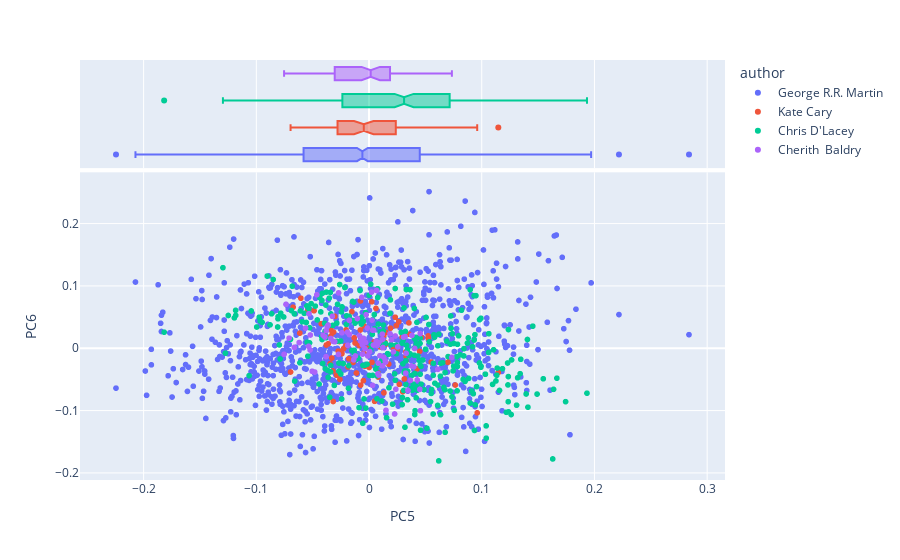

Write notebook code for a chart like this one.
### Code cell
vis_pcs(DCM2, 5, 6)

### Figure 1 — Plotly figure (JSON) as saved in the notebook; plotly's stock layout.template omitted (floating-point values rounded to 4 significant figures; data arrays with more than 128 entries replaced by an {"elided": "..."} marker saying what was removed)
{"data": [{"hovertemplate": "<b>%{hovertext}</b><br><br>author=George R.R. Martin<br>PC5=%{x}<br>PC6=%{y}<extra></extra>", "hovertext": {"elided": "1135 str values"}, "legendgroup": "George R.R. Martin", "marker": {"color": "#636efa", "symbol": "circle"}, "mode": "markers", "name": "George R.R. Martin", "showlegend": true, "type": "scattergl", "x": {"elided": "1135 float values"}, "xaxis": "x", "y": {"elided": "1135 float values"}, "yaxis": "y"}, {"alignmentgroup": "True", "hovertemplate": "<b>%{hovertext}</b><br><br>author=George R.R. Martin<br>PC5=%{x}<extra></extra>", "hovertext": {"elided": "1135 str values"}, "legendgroup": "George R.R. Martin", "marker": {"color": "#636efa", "symbol": "circle"}, "name": "George R.R. Martin", "notched": true, "offsetgroup": "George R.R. Martin", "showlegend": false, "type": "box", "x": {"elided": "1135 float values"}, "xaxis": "x2", "yaxis": "y2"}, {"hovertemplate": "<b>%{hovertext}</b><br><br>author=Kate Cary<br>PC5=%{x}<br>PC6=%{y}<extra></extra>", "hovertext": ["Kate Cary: 01_into_the_wild (2003)", "Kate Cary: 01_into_the_wild (2003)", "Kate Cary: 01_into_the_wild (2003)", "Kate Cary: 01_into_the_wild (2003)", "Kate Cary: 01_into_the_wild (2003)", "Kate Cary: 01_into_the_wild (2003)", "Kate Cary: 01_into_the_wild (2003)", "Kate Cary: 01_into_the_wild (2003)", "Kate Cary: 01_into_the_wild (2003)", "Kate Cary: 01_into_the_wild (2003)", "Kate Cary: 01_into_the_wild (2003)", "Kate Cary: 01_into_the_wild (2003)", "Kate Cary: 01_into_the_wild (2003)", "Kate Cary: 01_into_the_wild (2003)", "Kate Cary: 01_into_the_wild (2003)", "Kate Cary: 01_into_the_wild (2003)", "Kate Cary: 01_into_the_wild (2003)", "Kate Cary: 01_into_the_wild (2003)", "Kate Cary: 01_into_the_wild (2003)", "Kate Cary: 01_into_the_wild (2003)", "Kate Cary: 01_into_the_wild (2003)", "Kate Cary: 01_into_the_wild (2003)", "Kate Cary: 01_into_the_wild (2003)", "Kate Cary: 01_into_the_wild (2003)", "Kate Cary: 01_into_the_wild (2003)", "Kate Cary: 01_into_the_wild (2003)", "Kate Cary: 02_fire_and_ice (2003)", "Kate Cary: 02_fire_and_ice (2003)", "Kate Cary: 02_fire_and_ice (2003)", "Kate Cary: 02_fire_and_ice (2003)", "Kate Cary: 02_fire_and_ice (2003)", "Kate Cary: 02_fire_and_ice (2003)", "Kate Cary: 02_fire_and_ice (2003)", "Kate Cary: 02_fire_and_ice (2003)", "Kate Cary: 02_fire_and_ice (2003)", "Kate Cary: 02_fire_and_ice (2003)", "Kate Cary: 02_fire_and_ice (2003)", "Kate Cary: 02_fire_and_ice (2003)", "Kate Cary: 02_fire_and_ice (2003)", "Kate Cary: 02_fire_and_ice (2003)", "Kate Cary: 02_fire_and_ice (2003)", "Kate Cary: 02_fire_and_ice (2003)", "Kate Cary: 02_fire_and_ice (2003)", "Kate Cary: 02_fire_and_ice (2003)", "Kate Cary: 02_fire_and_ice (2003)", "Kate Cary: 02_fire_and_ice (2003)", "Kate Cary: 02_fire_and_ice (2003)", "Kate Cary: 02_fire_and_ice (2003)", "Kate Cary: 02_fire_and_ice (2003)", "Kate Cary: 02_fire_and_ice (2003)", "Kate Cary: 02_fire_and_ice (2003)", "Kate Cary: 02_fire_and_ice (2003)", "Kate Cary: 02_fire_and_ice (2003)", "Kate Cary: 02_fire_and_ice (2003)", "Kate Cary: 02_fire_and_ice (2003)", "Kate Cary: 02_fire_and_ice (2003)", "Kate Cary: 02_fire_and_ice (2003)", "Kate Cary: 04_rising_storm (2004)", "Kate Cary: 04_rising_storm (2004)", "Kate Cary: 04_rising_storm (2004)", "Kate Cary: 04_rising_storm (2004)", "Kate Cary: 04_rising_storm (2004)", "Kate Cary: 04_rising_storm (2004)", "Kate Cary: 04_rising_storm (2004)", "Kate Cary: 04_rising_storm (2004)", "Kate Cary: 04_rising_storm (2004)", "Kate Cary: 04_rising_storm (2004)", "Kate Cary: 04_rising_storm (2004)", "Kate Cary: 04_rising_storm (2004)", "Kate Cary: 04_rising_storm (2004)", "Kate Cary: 04_rising_storm (2004)", "Kate Cary: 04_rising_storm (2004)", "Kate Cary: 04_rising_storm (2004)", "Kate Cary: 04_rising_storm (2004)", "Kate Cary: 04_rising_storm (2004)", "Kate Cary: 04_rising_storm (2004)", "Kate Cary: 04_rising_storm (2004)", "Kate Cary: 04_rising_storm (2004)", "Kate Cary: 04_rising_storm (2004)", "Kate Cary: 04_rising_storm (2004)", "Kate Cary: 04_rising_storm (2004)", "Kate Cary: 04_rising_storm (2004)", "Kate Cary: 04_rising_storm (2004)", "Kate Cary: 04_rising_storm (2004)", "Kate Cary: 04_rising_storm (2004)", "Kate Cary: 04_rising_storm (2004)", "Kate Cary: 04_rising_storm (2004)", "Kate Cary: 04_rising_storm (2004)"], "legendgroup": "Kate Cary", "marker": {"color": "#EF553B", "symbol": "circle"}, "mode": "markers", "name": "Kate Cary", "showlegend": true, "type": "scattergl", "x": [0.09598, 0.01318, 0.06997, 0.04492, -0.01241, 0.02421, -0.008587, -0.02583, 0.03289, -0.06048, 0.006171, -0.034, 0.05263, -0.006545, 0.03293, 0.008164, -0.03455, 9.078e-05, 0.01751, -0.03761, -0.03618, -0.01794, 0.01424, 0.002612, -0.01114, 0.03134, 0.007998, 0.02178, 0.1147, 0.02634, 0.02328, -0.03198, 0.0294, 0.00566, -0.008712, -0.05429, 0.0147, -0.03384, -0.004659, 0.002417, -0.02271, -0.04878, -0.02626, -0.06961, -0.02405, 0.01907, -0.03148, -0.003747, -0.06735, 0.04264, -0.004642, -0.004977, -0.03183, 0.004677, -0.03274, 0.05512, -0.02858, 0.07653, 0.0354, -0.01316, -0.007674, -0.03005, 0.03256, -0.01521, 0.03578, -0.001801, -0.03647, 0.01482, -0.03037, -0.03296, -0.02733, -0.007597, -0.03787, 0.02686, -0.007448, 0.009823, -0.02034, -0.06139, -0.02074, -0.04244, -0.0186, 0.0299, -0.01412, 0.02485, 0.00495, 0.01321, 0.05248, 0.04648], "xaxis": "x", "y": [-0.1036, 0.02062, -0.02241, -0.004848, 0.008538, 0.03635, 0.04758, -0.04993, -0.01991, 0.08044, 0.0641, 0.03196, 0.01615, 0.007732, -0.01296, -0.03954, -0.0246, -0.03074, -0.02536, 0.02887, 0.007353, -0.0166, 0.009649, -0.02246, -0.03962, -0.04914, -0.04601, -0.0008028, -0.03889, 0.04262, 0.04991, -0.03632, 0.01791, 0.009921, 0.004491, 0.06034, 0.006256, 0.01913, 0.03634, 0.07475, -0.0008465, 0.06034, 0.01098, -0.03802, -0.008528, 0.03239, 0.02612, -0.02877, 0.06607, -0.03281, -0.007752, -0.05186, -0.08537, 0.01046, 0.02526, -0.02205, -0.04318, -0.05891, 0.04082, 0.01686, 0.02944, 0.01092, -0.005762, 0.05897, 0.02263, -0.000124, 0.03278, 0.02558, 0.05124, -0.01559, -0.004419, 0.07605, 0.005345, -0.05776, -0.05903, 0.002248, 0.02969, 0.02443, 0.003905, 0.03954, -0.0299, -0.06972, -0.02257, -0.002911, -0.08508, -0.07148, 0.0199, 0.01758], "yaxis": "y"}, {"alignmentgroup": "True", "hovertemplate": "<b>%{hovertext}</b><br><br>author=Kate Cary<br>PC5=%{x}<extra></extra>", "hovertext": ["Kate Cary: 01_into_the_wild (2003)", "Kate Cary: 01_into_the_wild (2003)", "Kate Cary: 01_into_the_wild (2003)", "Kate Cary: 01_into_the_wild (2003)", "Kate Cary: 01_into_the_wild (2003)", "Kate Cary: 01_into_the_wild (2003)", "Kate Cary: 01_into_the_wild (2003)", "Kate Cary: 01_into_the_wild (2003)", "Kate Cary: 01_into_the_wild (2003)", "Kate Cary: 01_into_the_wild (2003)", "Kate Cary: 01_into_the_wild (2003)", "Kate Cary: 01_into_the_wild (2003)", "Kate Cary: 01_into_the_wild (2003)", "Kate Cary: 01_into_the_wild (2003)", "Kate Cary: 01_into_the_wild (2003)", "Kate Cary: 01_into_the_wild (2003)", "Kate Cary: 01_into_the_wild (2003)", "Kate Cary: 01_into_the_wild (2003)", "Kate Cary: 01_into_the_wild (2003)", "Kate Cary: 01_into_the_wild (2003)", "Kate Cary: 01_into_the_wild (2003)", "Kate Cary: 01_into_the_wild (2003)", "Kate Cary: 01_into_the_wild (2003)", "Kate Cary: 01_into_the_wild (2003)", "Kate Cary: 01_into_the_wild (2003)", "Kate Cary: 01_into_the_wild (2003)", "Kate Cary: 02_fire_and_ice (2003)", "Kate Cary: 02_fire_and_ice (2003)", "Kate Cary: 02_fire_and_ice (2003)", "Kate Cary: 02_fire_and_ice (2003)", "Kate Cary: 02_fire_and_ice (2003)", "Kate Cary: 02_fire_and_ice (2003)", "Kate Cary: 02_fire_and_ice (2003)", "Kate Cary: 02_fire_and_ice (2003)", "Kate Cary: 02_fire_and_ice (2003)", "Kate Cary: 02_fire_and_ice (2003)", "Kate Cary: 02_fire_and_ice (2003)", "Kate Cary: 02_fire_and_ice (2003)", "Kate Cary: 02_fire_and_ice (2003)", "Kate Cary: 02_fire_and_ice (2003)", "Kate Cary: 02_fire_and_ice (2003)", "Kate Cary: 02_fire_and_ice (2003)", "Kate Cary: 02_fire_and_ice (2003)", "Kate Cary: 02_fire_and_ice (2003)", "Kate Cary: 02_fire_and_ice (2003)", "Kate Cary: 02_fire_and_ice (2003)", "Kate Cary: 02_fire_and_ice (2003)", "Kate Cary: 02_fire_and_ice (2003)", "Kate Cary: 02_fire_and_ice (2003)", "Kate Cary: 02_fire_and_ice (2003)", "Kate Cary: 02_fire_and_ice (2003)", "Kate Cary: 02_fire_and_ice (2003)", "Kate Cary: 02_fire_and_ice (2003)", "Kate Cary: 02_fire_and_ice (2003)", "Kate Cary: 02_fire_and_ice (2003)", "Kate Cary: 02_fire_and_ice (2003)", "Kate Cary: 02_fire_and_ice (2003)", "Kate Cary: 04_rising_storm (2004)", "Kate Cary: 04_rising_storm (2004)", "Kate Cary: 04_rising_storm (2004)", "Kate Cary: 04_rising_storm (2004)", "Kate Cary: 04_rising_storm (2004)", "Kate Cary: 04_rising_storm (2004)", "Kate Cary: 04_rising_storm (2004)", "Kate Cary: 04_rising_storm (2004)", "Kate Cary: 04_rising_storm (2004)", "Kate Cary: 04_rising_storm (2004)", "Kate Cary: 04_rising_storm (2004)", "Kate Cary: 04_rising_storm (2004)", "Kate Cary: 04_rising_storm (2004)", "Kate Cary: 04_rising_storm (2004)", "Kate Cary: 04_rising_storm (2004)", "Kate Cary: 04_rising_storm (2004)", "Kate Cary: 04_rising_storm (2004)", "Kate Cary: 04_rising_storm (2004)", "Kate Cary: 04_rising_storm (2004)", "Kate Cary: 04_rising_storm (2004)", "Kate Cary: 04_rising_storm (2004)", "Kate Cary: 04_rising_storm (2004)", "Kate Cary: 04_rising_storm (2004)", "Kate Cary: 04_rising_storm (2004)", "Kate Cary: 04_rising_storm (2004)", "Kate Cary: 04_rising_storm (2004)", "Kate Cary: 04_rising_storm (2004)", "Kate Cary: 04_rising_storm (2004)", "Kate Cary: 04_rising_storm (2004)", "Kate Cary: 04_rising_storm (2004)", "Kate Cary: 04_rising_storm (2004)"], "legendgroup": "Kate Cary", "marker": {"color": "#EF553B", "symbol": "circle"}, "name": "Kate Cary", "notched": true, "offsetgroup": "Kate Cary", "showlegend": false, "type": "box", "x": [0.09598, 0.01318, 0.06997, 0.04492, -0.01241, 0.02421, -0.008587, -0.02583, 0.03289, -0.06048, 0.006171, -0.034, 0.05263, -0.006545, 0.03293, 0.008164, -0.03455, 9.078e-05, 0.01751, -0.03761, -0.03618, -0.01794, 0.01424, 0.002612, -0.01114, 0.03134, 0.007998, 0.02178, 0.1147, 0.02634, 0.02328, -0.03198, 0.0294, 0.00566, -0.008712, -0.05429, 0.0147, -0.03384, -0.004659, 0.002417, -0.02271, -0.04878, -0.02626, -0.06961, -0.02405, 0.01907, -0.03148, -0.003747, -0.06735, 0.04264, -0.004642, -0.004977, -0.03183, 0.004677, -0.03274, 0.05512, -0.02858, 0.07653, 0.0354, -0.01316, -0.007674, -0.03005, 0.03256, -0.01521, 0.03578, -0.001801, -0.03647, 0.01482, -0.03037, -0.03296, -0.02733, -0.007597, -0.03787, 0.02686, -0.007448, 0.009823, -0.02034, -0.06139, -0.02074, -0.04244, -0.0186, 0.0299, -0.01412, 0.02485, 0.00495, 0.01321, 0.05248, 0.04648], "xaxis": "x2", "yaxis": "y2"}, {"hovertemplate": "<b>%{hovertext}</b><br><br>author=Chris D'Lacey<br>PC5=%{x}<br>PC6=%{y}<extra></extra>", "hovertext": {"elided": "315 str values"}, "legendgroup": "Chris D'Lacey", "marker": {"color": "#00cc96", "symbol": "circle"}, "mode": "markers", "name": "Chris D'Lacey", "showlegend": true, "type": "scattergl", "x": {"elided": "315 float values"}, "xaxis": "x", "y": {"elided": "315 float values"}, "yaxis": "y"}, {"alignmentgroup": "True", "hovertemplate": "<b>%{hovertext}</b><br><br>author=Chris D'Lacey<br>PC5=%{x}<extra></extra>", "hovertext": {"elided": "315 str values"}, "legendgroup": "Chris D'Lacey", "marker": {"color": "#00cc96", "symbol": "circle"}, "name": "Chris D'Lacey", "notched": true, "offsetgroup": "Chris D'Lacey", "showlegend": false, "type": "box", "x": {"elided": "315 float values"}, "xaxis": "x2", "yaxis": "y2"}, {"hovertemplate": "<b>%{hovertext}</b><br><br>author=Cherith  Baldry<br>PC5=%{x}<br>PC6=%{y}<extra></extra>", "hovertext": ["Cherith  Baldry: 03_forest_of_secrets (2003)", "Cherith  Baldry: 03_forest_of_secrets (2003)", "Cherith  Baldry: 03_forest_of_secrets (2003)", "Cherith  Baldry: 03_forest_of_secrets (2003)", "Cherith  Baldry: 03_forest_of_secrets (2003)", "Cherith  Baldry: 03_forest_of_secrets (2003)", "Cherith  Baldry: 03_forest_of_secrets (2003)", "Cherith  Baldry: 03_forest_of_secrets (2003)", "Cherith  Baldry: 03_forest_of_secrets (2003)", "Cherith  Baldry: 03_forest_of_secrets (2003)", "Cherith  Baldry: 03_forest_of_secrets (2003)", "Cherith  Baldry: 03_forest_of_secrets (2003)", "Cherith  Baldry: 03_forest_of_secrets (2003)", "Cherith  Baldry: 03_forest_of_secrets (2003)", "Cherith  Baldry: 03_forest_of_secrets (2003)", "Cherith  Baldry: 03_forest_of_secrets (2003)", "Cherith  Baldry: 03_forest_of_secrets (2003)", "Cherith  Baldry: 03_forest_of_secrets (2003)", "Cherith  Baldry: 03_forest_of_secrets (2003)", "Cherith  Baldry: 03_forest_of_secrets (2003)", "Cherith  Baldry: 03_forest_of_secrets (2003)", "Cherith  Baldry: 03_forest_of_secrets (2003)", "Cherith  Baldry: 03_forest_of_secrets (2003)", "Cherith  Baldry: 03_forest_of_secrets (2003)", "Cherith  Baldry: 03_forest_of_secrets (2003)", "Cherith  Baldry: 03_forest_of_secrets (2003)", "Cherith  Baldry: 03_forest_of_secrets (2003)", "Cherith  Baldry: 03_forest_of_secrets (2003)", "Cherith  Baldry: 03_forest_of_secrets (2003)", "Cherith  Baldry: 03_forest_of_secrets (2003)", "Cherith  Baldry: 03_forest_of_secrets (2003)", "Cherith  Baldry: 05_a_dangerous_path (2004)", "Cherith  Baldry: 05_a_dangerous_path (2004)", "Cherith  Baldry: 05_a_dangerous_path (2004)", "Cherith  Baldry: 05_a_dangerous_path (2004)", "Cherith  Baldry: 05_a_dangerous_path (2004)", "Cherith  Baldry: 05_a_dangerous_path (2004)", "Cherith  Baldry: 05_a_dangerous_path (2004)", "Cherith  Baldry: 05_a_dangerous_path (2004)", "Cherith  Baldry: 05_a_dangerous_path (2004)", "Cherith  Baldry: 05_a_dangerous_path (2004)", "Cherith  Baldry: 05_a_dangerous_path (2004)", "Cherith  Baldry: 05_a_dangerous_path (2004)", "Cherith  Baldry: 05_a_dangerous_path (2004)", "Cherith  Baldry: 05_a_dangerous_path (2004)", "Cherith  Baldry: 05_a_dangerous_path (2004)", "Cherith  Baldry: 05_a_dangerous_path (2004)", "Cherith  Baldry: 05_a_dangerous_path (2004)", "Cherith  Baldry: 05_a_dangerous_path (2004)", "Cherith  Baldry: 05_a_dangerous_path (2004)", "Cherith  Baldry: 05_a_dangerous_path (2004)", "Cherith  Baldry: 05_a_dangerous_path (2004)", "Cherith  Baldry: 05_a_dangerous_path (2004)", "Cherith  Baldry: 05_a_dangerous_path (2004)", "Cherith  Baldry: 05_a_dangerous_path (2004)", "Cherith  Baldry: 05_a_dangerous_path (2004)", "Cherith  Baldry: 05_a_dangerous_path (2004)", "Cherith  Baldry: 05_a_dangerous_path (2004)", "Cherith  Baldry: 05_a_dangerous_path (2004)", "Cherith  Baldry: 06_the_darkest_hour (2004)", "Cherith  Baldry: 06_the_darkest_hour (2004)", "Cherith  Baldry: 06_the_darkest_hour (2004)", "Cherith  Baldry: 06_the_darkest_hour (2004)", "Cherith  Baldry: 06_the_darkest_hour (2004)", "Cherith  Baldry: 06_the_darkest_hour (2004)", "Cherith  Baldry: 06_the_darkest_hour (2004)", "Cherith  Baldry: 06_the_darkest_hour (2004)", "Cherith  Baldry: 06_the_darkest_hour (2004)", "Cherith  Baldry: 06_the_darkest_hour (2004)", "Cherith  Baldry: 06_the_darkest_hour (2004)", "Cherith  Baldry: 06_the_darkest_hour (2004)", "Cherith  Baldry: 06_the_darkest_hour (2004)", "Cherith  Baldry: 06_the_darkest_hour (2004)", "Cherith  Baldry: 06_the_darkest_hour (2004)", "Cherith  Baldry: 06_the_darkest_hour (2004)", "Cherith  Baldry: 06_the_darkest_hour (2004)", "Cherith  Baldry: 06_the_darkest_hour (2004)", "Cherith  Baldry: 06_the_darkest_hour (2004)", "Cherith  Baldry: 06_the_darkest_hour (2004)", "Cherith  Baldry: 06_the_darkest_hour (2004)", "Cherith  Baldry: 06_the_darkest_hour (2004)", "Cherith  Baldry: 06_the_darkest_hour (2004)", "Cherith  Baldry: 06_the_darkest_hour (2004)", "Cherith  Baldry: 06_the_darkest_hour (2004)", "Cherith  Baldry: 06_the_darkest_hour (2004)", "Cherith  Baldry: 06_the_darkest_hour (2004)", "Cherith  Baldry: 06_the_darkest_hour (2004)", "Cherith  Baldry: 06_the_darkest_hour (2004)", "Cherith  Baldry: 06_the_darkest_hour (2004)", "Cherith  Baldry: 06_the_darkest_hour (2004)"], "legendgroup": "Cherith  Baldry", "marker": {"color": "#ab63fa", "symbol": "circle"}, "mode": "markers", "name": "Cherith  Baldry", "showlegend": true, "type": "scattergl", "x": [0.01222, 0.04048, -0.05326, -0.07536, 0.004214, 0.01199, 0.008179, -0.03386, -0.07366, -0.02703, 0.006678, 0.008422, 0.007277, -0.006397, 0.003244, -0.04632, -0.03254, -0.07092, 0.01988, 0.03254, 0.03763, -0.007355, 0.00316, 0.01449, -0.03792, -0.03714, -0.002552, 0.000709, 0.008533, -0.05047, 0.03289, 0.009677, 0.07351, -0.01365, 0.002263, -0.05633, -0.008419, -0.01038, -0.03173, 0.02327, -0.03912, 0.04542, -0.06198, -0.003149, -0.02404, -0.01741, -0.05233, 0.01305, -0.05359, 0.00392, -0.03808, -0.01894, -0.01909, 0.00641, -0.05208, -0.04077, -0.004782, -0.03623, 0.02269, 0.01469, 0.02166, 0.01212, 0.03063, 0.03457, -0.005682, 0.01863, 0.03806, -0.06628, 0.03196, -0.03045, -0.001531, 0.061, -0.003571, 0.002683, 0.01504, -0.04819, -0.01213, 0.01181, 0.007929, -0.0271, 0.04277, 0.04504, 0.02549, -0.01748, 0.02379, 0.03975, -0.00597, 0.03675, 0.04559, -0.001099], "xaxis": "x", "y": [0.001268, -0.0002004, 0.05541, -0.009567, 0.02913, 0.01438, -0.02376, 0.01573, 0.07069, 0.08898, 0.09304, 0.008891, 0.004483, 0.08186, 0.02915, 0.08598, 0.05141, 0.01635, 0.0137, -0.03983, -0.02818, 0.01143, -0.05945, -0.0203, 0.02867, 0.03471, 0.05391, -0.005069, -0.04292, -0.03677, -0.008066, -0.01175, -0.01451, -0.01854, 0.09027, 0.03242, 0.02017, 0.04782, 0.01107, 0.01979, 0.01815, 0.02366, 0.009257, 0.00942, 0.02497, 0.0221, -0.002649, -0.01432, 0.003193, 0.005228, -0.01343, 0.004874, 0.02587, 0.01132, 0.02139, 0.02112, 0.0159, 0.03733, -0.1054, -0.02209, -0.005482, -0.02806, 0.0179, -0.06763, -0.009283, 0.02349, 0.02075, 0.001483, 0.01889, 0.01057, 0.03261, -0.03375, -0.0006228, 0.04529, -0.09945, -0.03806, -0.01229, 0.02276, -0.04082, -0.009713, -0.05073, -0.06583, 0.002214, 0.04494, -0.06564, -0.02939, 0.005623, -0.05147, -0.1001, -0.01218], "yaxis": "y"}, {"alignmentgroup": "True", "hovertemplate": "<b>%{hovertext}</b><br><br>author=Cherith  Baldry<br>PC5=%{x}<extra></extra>", "hovertext": ["Cherith  Baldry: 03_forest_of_secrets (2003)", "Cherith  Baldry: 03_forest_of_secrets (2003)", "Cherith  Baldry: 03_forest_of_secrets (2003)", "Cherith  Baldry: 03_forest_of_secrets (2003)", "Cherith  Baldry: 03_forest_of_secrets (2003)", "Cherith  Baldry: 03_forest_of_secrets (2003)", "Cherith  Baldry: 03_forest_of_secrets (2003)", "Cherith  Baldry: 03_forest_of_secrets (2003)", "Cherith  Baldry: 03_forest_of_secrets (2003)", "Cherith  Baldry: 03_forest_of_secrets (2003)", "Cherith  Baldry: 03_forest_of_secrets (2003)", "Cherith  Baldry: 03_forest_of_secrets (2003)", "Cherith  Baldry: 03_forest_of_secrets (2003)", "Cherith  Baldry: 03_forest_of_secrets (2003)", "Cherith  Baldry: 03_forest_of_secrets (2003)", "Cherith  Baldry: 03_forest_of_secrets (2003)", "Cherith  Baldry: 03_forest_of_secrets (2003)", "Cherith  Baldry: 03_forest_of_secrets (2003)", "Cherith  Baldry: 03_forest_of_secrets (2003)", "Cherith  Baldry: 03_forest_of_secrets (2003)", "Cherith  Baldry: 03_forest_of_secrets (2003)", "Cherith  Baldry: 03_forest_of_secrets (2003)", "Cherith  Baldry: 03_forest_of_secrets (2003)", "Cherith  Baldry: 03_forest_of_secrets (2003)", "Cherith  Baldry: 03_forest_of_secrets (2003)", "Cherith  Baldry: 03_forest_of_secrets (2003)", "Cherith  Baldry: 03_forest_of_secrets (2003)", "Cherith  Baldry: 03_forest_of_secrets (2003)", "Cherith  Baldry: 03_forest_of_secrets (2003)", "Cherith  Baldry: 03_forest_of_secrets (2003)", "Cherith  Baldry: 03_forest_of_secrets (2003)", "Cherith  Baldry: 05_a_dangerous_path (2004)", "Cherith  Baldry: 05_a_dangerous_path (2004)", "Cherith  Baldry: 05_a_dangerous_path (2004)", "Cherith  Baldry: 05_a_dangerous_path (2004)", "Cherith  Baldry: 05_a_dangerous_path (2004)", "Cherith  Baldry: 05_a_dangerous_path (2004)", "Cherith  Baldry: 05_a_dangerous_path (2004)", "Cherith  Baldry: 05_a_dangerous_path (2004)", "Cherith  Baldry: 05_a_dangerous_path (2004)", "Cherith  Baldry: 05_a_dangerous_path (2004)", "Cherith  Baldry: 05_a_dangerous_path (2004)", "Cherith  Baldry: 05_a_dangerous_path (2004)", "Cherith  Baldry: 05_a_dangerous_path (2004)", "Cherith  Baldry: 05_a_dangerous_path (2004)", "Cherith  Baldry: 05_a_dangerous_path (2004)", "Cherith  Baldry: 05_a_dangerous_path (2004)", "Cherith  Baldry: 05_a_dangerous_path (2004)", "Cherith  Baldry: 05_a_dangerous_path (2004)", "Cherith  Baldry: 05_a_dangerous_path (2004)", "Cherith  Baldry: 05_a_dangerous_path (2004)", "Cherith  Baldry: 05_a_dangerous_path (2004)", "Cherith  Baldry: 05_a_dangerous_path (2004)", "Cherith  Baldry: 05_a_dangerous_path (2004)", "Cherith  Baldry: 05_a_dangerous_path (2004)", "Cherith  Baldry: 05_a_dangerous_path (2004)", "Cherith  Baldry: 05_a_dangerous_path (2004)", "Cherith  Baldry: 05_a_dangerous_path (2004)", "Cherith  Baldry: 05_a_dangerous_path (2004)", "Cherith  Baldry: 06_the_darkest_hour (2004)", "Cherith  Baldry: 06_the_darkest_hour (2004)", "Cherith  Baldry: 06_the_darkest_hour (2004)", "Cherith  Baldry: 06_the_darkest_hour (2004)", "Cherith  Baldry: 06_the_darkest_hour (2004)", "Cherith  Baldry: 06_the_darkest_hour (2004)", "Cherith  Baldry: 06_the_darkest_hour (2004)", "Cherith  Baldry: 06_the_darkest_hour (2004)", "Cherith  Baldry: 06_the_darkest_hour (2004)", "Cherith  Baldry: 06_the_darkest_hour (2004)", "Cherith  Baldry: 06_the_darkest_hour (2004)", "Cherith  Baldry: 06_the_darkest_hour (2004)", "Cherith  Baldry: 06_the_darkest_hour (2004)", "Cherith  Baldry: 06_the_darkest_hour (2004)", "Cherith  Baldry: 06_the_darkest_hour (2004)", "Cherith  Baldry: 06_the_darkest_hour (2004)", "Cherith  Baldry: 06_the_darkest_hour (2004)", "Cherith  Baldry: 06_the_darkest_hour (2004)", "Cherith  Baldry: 06_the_darkest_hour (2004)", "Cherith  Baldry: 06_the_darkest_hour (2004)", "Cherith  Baldry: 06_the_darkest_hour (2004)", "Cherith  Baldry: 06_the_darkest_hour (2004)", "Cherith  Baldry: 06_the_darkest_hour (2004)", "Cherith  Baldry: 06_the_darkest_hour (2004)", "Cherith  Baldry: 06_the_darkest_hour (2004)", "Cherith  Baldry: 06_the_darkest_hour (2004)", "Cherith  Baldry: 06_the_darkest_hour (2004)", "Cherith  Baldry: 06_the_darkest_hour (2004)", "Cherith  Baldry: 06_the_darkest_hour (2004)", "Cherith  Baldry: 06_the_darkest_hour (2004)", "Cherith  Baldry: 06_the_darkest_hour (2004)"], "legendgroup": "Cherith  Baldry", "marker": {"color": "#ab63fa", "symbol": "circle"}, "name": "Cherith  Baldry", "notched": true, "offsetgroup": "Cherith  Baldry", "showlegend": false, "type": "box", "x": [0.01222, 0.04048, -0.05326, -0.07536, 0.004214, 0.01199, 0.008179, -0.03386, -0.07366, -0.02703, 0.006678, 0.008422, 0.007277, -0.006397, 0.003244, -0.04632, -0.03254, -0.07092, 0.01988, 0.03254, 0.03763, -0.007355, 0.00316, 0.01449, -0.03792, -0.03714, -0.002552, 0.000709, 0.008533, -0.05047, 0.03289, 0.009677, 0.07351, -0.01365, 0.002263, -0.05633, -0.008419, -0.01038, -0.03173, 0.02327, -0.03912, 0.04542, -0.06198, -0.003149, -0.02404, -0.01741, -0.05233, 0.01305, -0.05359, 0.00392, -0.03808, -0.01894, -0.01909, 0.00641, -0.05208, -0.04077, -0.004782, -0.03623, 0.02269, 0.01469, 0.02166, 0.01212, 0.03063, 0.03457, -0.005682, 0.01863, 0.03806, -0.06628, 0.03196, -0.03045, -0.001531, 0.061, -0.003571, 0.002683, 0.01504, -0.04819, -0.01213, 0.01181, 0.007929, -0.0271, 0.04277, 0.04504, 0.02549, -0.01748, 0.02379, 0.03975, -0.00597, 0.03675, 0.04559, -0.001099], "xaxis": "x2", "yaxis": "y2"}], "layout": {"autosize": true, "legend": {"title": {"text": "author"}, "tracegroupgap": 0}, "margin": {"t": 60}, "xaxis": {"anchor": "y", "autorange": true, "domain": [0, 1], "range": [-0.2571, 0.3165], "title": {"text": "PC5"}, "type": "linear"}, "xaxis2": {"anchor": "y2", "autorange": true, "domain": [0, 1], "matches": "x", "range": [-0.2571, 0.3165], "showgrid": true, "showticklabels": false, "type": "linear"}, "yaxis": {"anchor": "x", "autorange": true, "domain": [0, 0.7326], "range": [-0.2089, 0.2798], "title": {"text": "PC6"}, "type": "linear"}, "yaxis2": {"anchor": "x2", "autorange": true, "domain": [0.7426, 1], "matches": "y2", "range": [-0.5, 3.5], "showgrid": false, "showline": false, "showticklabels": false, "ticks": "", "type": "category"}}}
